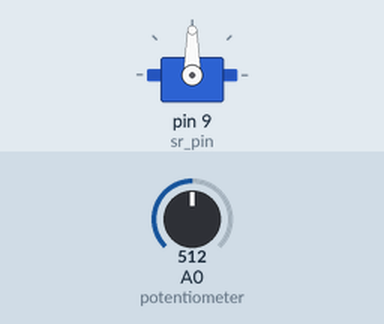
Bench run of a sketch on a simulated Arduino Uno, built with avr-gcc and run on an emulated ATmega328P. Shown: servo. Inputs (shaded band) come from the test bench; at power-on: A0 (potentiometer) = 512.

Above: at 1.2 s.
1.3 s: A0 (potentiometer) set to 716
At 2.1 s:
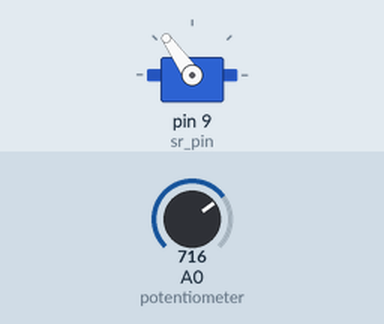
2.8 s: A0 (potentiometer) set to 900
At 3.3 s:
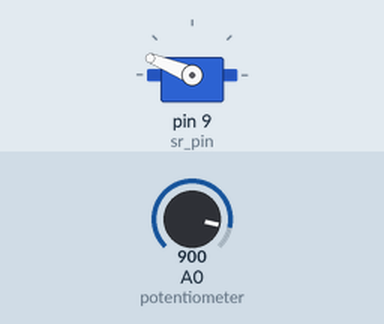
4.3 s: A0 (potentiometer) set to 1023
At 5.5 s:
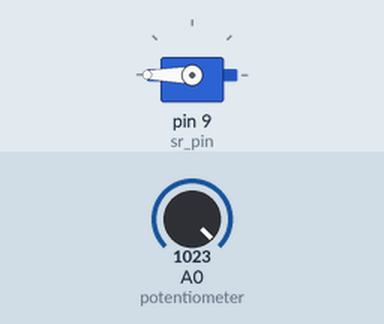
5.8 s: A0 (potentiometer) set to 306
At 6.8 s:
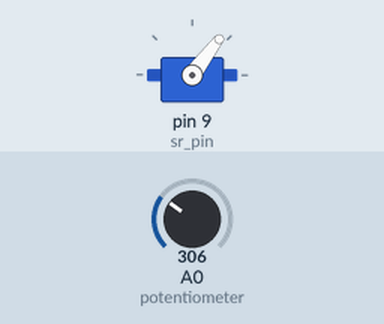
7.3 s: A0 (potentiometer) set to 122
At 8.0 s:
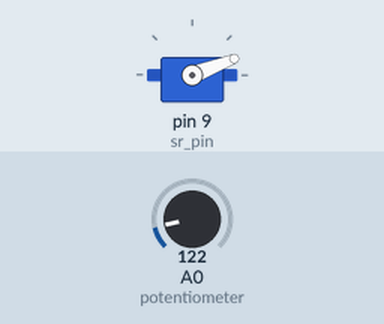
Timing chart, 0 to 9.8 s (numbered marks = the images above; inputs shaded):
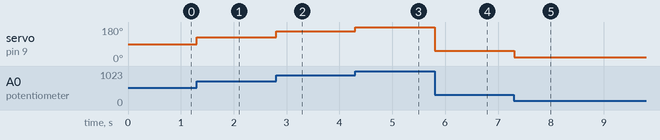

The sketch:

servo.ino
```cpp
#include <Servo.h>

Servo sr;
void setup() {
  int sr_pin = 9;
  sr.attach(sr_pin);
}

void loop() {
  int read_pin = analogRead(0);            // 0-1023 scale
  int val = map(read_pin, 0, 1023, 0, 180);     // scale it to use it with the servo (value between 0 and 180)
  sr.write(val);
  delay(5);
}
```

Measured:
- after the input at 1.3 s, servo on pin 9 (sr_pin): 90° → 125° at once
- after the input at 2.8 s, servo on pin 9 (sr_pin): 125° → 158° at once
- after the input at 4.3 s, servo on pin 9 (sr_pin): 158° → 180° at once
- after the input at 5.8 s, servo on pin 9 (sr_pin): 180° → 53° at once
- after the input at 7.3 s, servo on pin 9 (sr_pin): 53° → 21° at once
